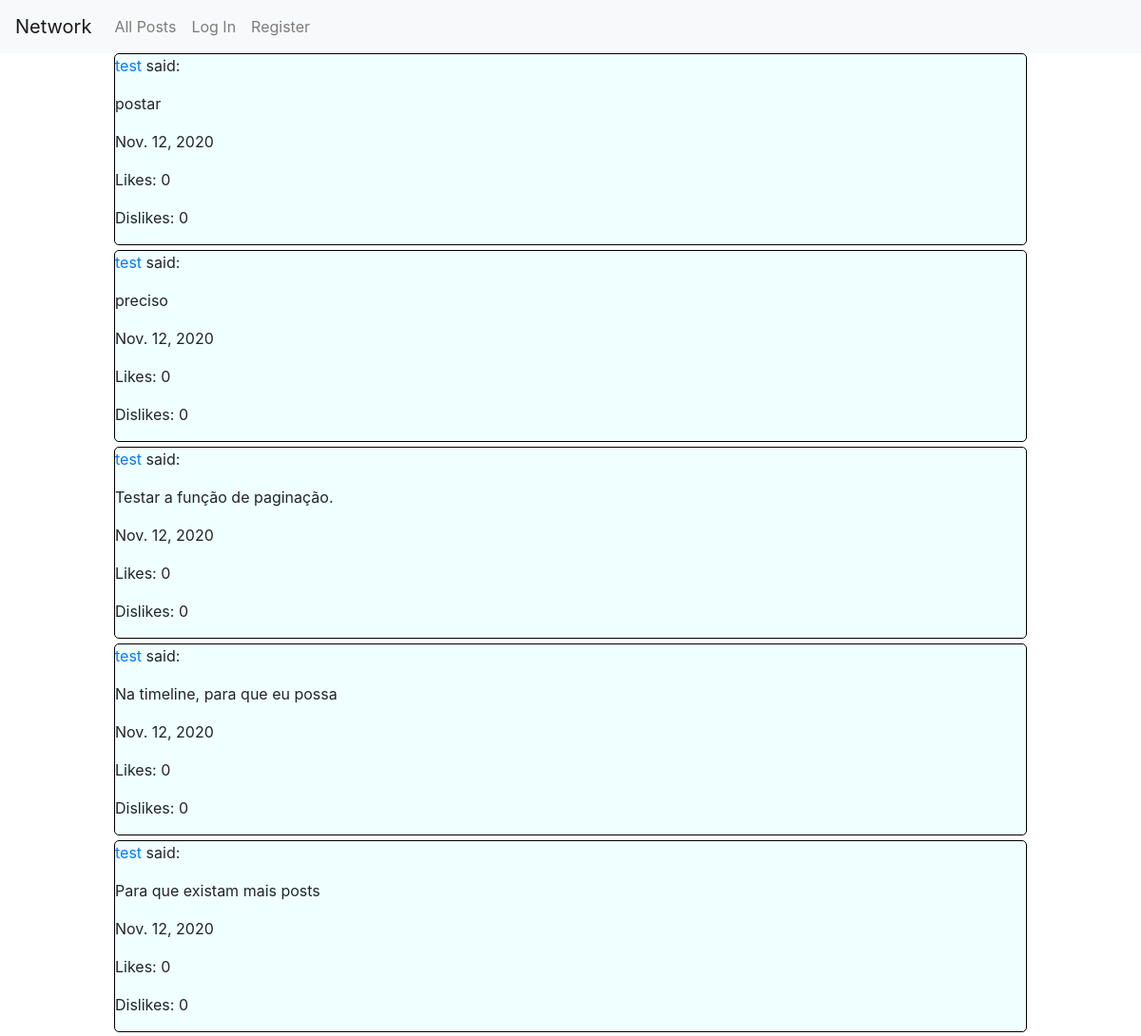
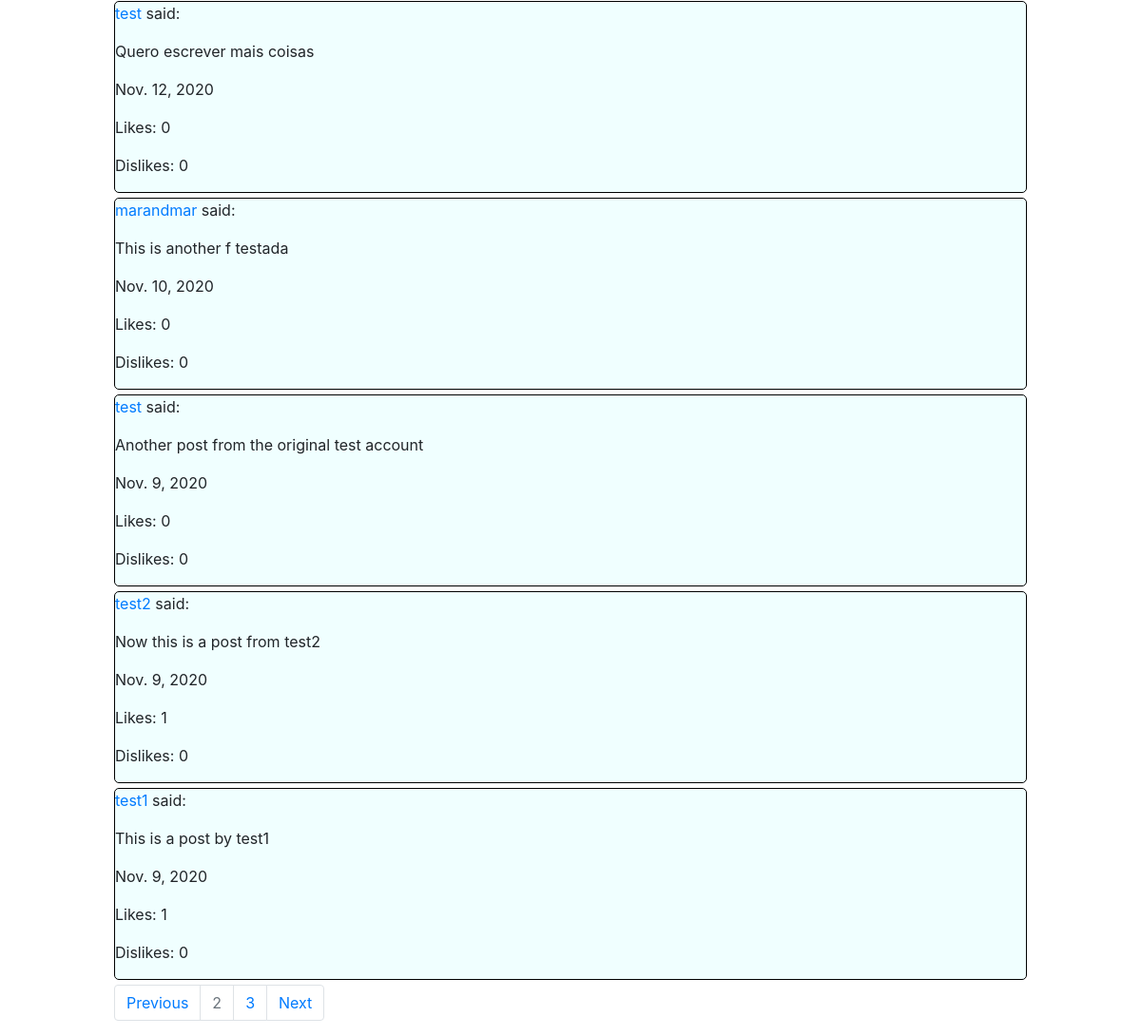
/page/2, run on the app's committed database (2 pictures, top to bottom).
### network/models.py (models this page shows, shortened)
class Post(models.Model):
    user = models.ForeignKey(User, on_delete=models.CASCADE, null=False, blank=False, related_name="user")
    post = models.TextField(max_length=240, null=False, blank=False)
    time = models.DateField(null=False, blank=False)
    likes = models.ManyToManyField(User, related_name="liked", blank=True)
    dislikes = models.ManyToManyField(User, related_name="disliked", blank=True)

class User(AbstractUser):
    pass

### network/views.py (the view)
# urls.py: path("", views.index, name="index"),
def index(request, page_number=""):
    objects = all_posts()
    posts = Paginator(objects, 10)
    if page_number:
        page = posts.page(int(page_number))
    else:
        page = posts.page(1)
    return render(request, "network/index.html", {
        "posts": page
    })

### network/views.py (called while the page is built)
def all_posts(user=""):
    if user:
        posts = Post.objects.filter(user=user)
    else:
        posts = Post.objects.all()
    posts = posts[::-1]
    return posts

### network/templates/network/index.html (shortened to what this page needs)
{% extends "network/layout.html" %}
{% block body %}
    <div class="all-posts">
        {% for post in posts %}
            <div class="post" data-postid="{{ post.id }}">
                <p><a href="{% url 'profile' post.user.id %}">{{ post.user }}</a> said:</p>
                <p class="post-text">{{ post.post }}</p>
                <p>{{ post.time }}</p>
                <p>Likes: <span class="likeCount">{{ post.likes.all | length }}</span></p>
                <p>Dislikes: <span class="dislikeCount">{{ post.dislikes.all | length }}</span></p>
            </div>
        {% empty %}
            <div>Nothing posted yet.</div>
        {% endfor %}
    </div>
    {% if posts.has_previous or posts.has_next %}
    <nav id="page-navigation">
        <ul class="pagination">
            {% if posts.has_previous %}
                {% if posts.previous_page_number == 1 %}
                <li class="page-item"><a class="page-link" href="{% url 'index' %}">Previous</a></li>
                {% else %}
                <li class="page-item"><a class="page-link" href="{% url 'index' posts.previous_page_number %}">Previous</a></li>
                {% endif %}
            {% else %}
                <li class="page-item disabled"><a class="page-link" href="#">Previous</a></li>
            {% endif %}
            {% if posts.number == 1 %}
                <li class="page-item disabled"><a class="page-link" href="{% url 'index' %}">{{ posts.number }}</a></li>
            {% else %}
                <li class="page-item disabled"><a class="page-link" href="{% url 'index' posts.number %}">{{ posts.number }}</a></li>
            {% endif %}
            {% if posts.has_next %}
                <li class="page-item"><a class="page-link" href="{% url 'index' posts.next_page_number %}">{{ posts.next_page_number }}</a></li>
                <li class="page-item"><a class="page-link" href="{% url 'index' posts.next_page_number %}">Next</a></li>
            {% else %}
                <li class="page-item disabled"><a class="page-link" href="#">Next</a></li>
            {% endif %}
        </ul>
    </nav>
    {% endif %}
{% endblock %}

### network/static/network/styles.css (style rules this page uses)
.post { border: 1px solid black; border-radius: 5px; background-color: azure; margin: auto; margin-bottom: 5px; }

### data on the page
Post: user "test", post "postar", time "Nov. 12, 2020", likes.all|length "0", dislikes.all|length "0"
Post: user "test", post "preciso", time "Nov. 12, 2020", likes.all|length "0", dislikes.all|length "0"
Post: user "test", post "Testar a função de paginação.", time "Nov. 12, 2020", likes.all|length "0", dislikes.all|length "0"
Post: user "test", post "Na timeline, para que eu possa", time "Nov. 12, 2020", likes.all|length "0", dislikes.all|length "0"
Post: user "test", post "Para que existam mais posts", time "Nov. 12, 2020", likes.all|length "0", dislikes.all|length "0"
Post: user "test", post "Quero escrever mais coisas", time "Nov. 12, 2020", likes.all|length "0", dislikes.all|length "0"
Post: user "marandmar", post "This is another f testada", time "Nov. 10, 2020", likes.all|length "0", dislikes.all|length "0"
Post: user "test", post "Another post from the original test account", time "Nov. 9, 2020", likes.all|length "0", dislikes.all|length "0"
Post: user "test2", post "Now this is a post from test2", time "Nov. 9, 2020", likes.all|length "1", dislikes.all|length "0"
Post: user "test1", post "This is a post by test1", time "Nov. 9, 2020", likes.all|length "1", dislikes.all|length "0"

### other printed values
{{ posts.number }} "2"
{{ posts.next_page_number }} "3"
